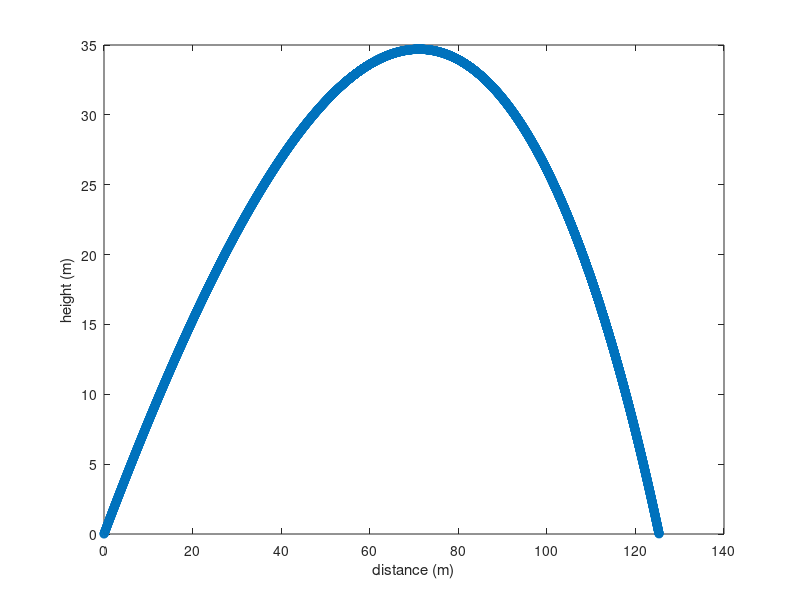

Reproduce this figure in MATLAB.
clear;
format compact;    % type "help format" to learn what this does

g=9.8;             % acceleration due to gravity
speed=50;          % initial speed is 50 m/s
angle=40;          % beware of radians vs degrees for trig functions

h=0.001;      % timestep of 0.001 second
pos=[0 0];  % start at the origin
vel=speed*[cosd(angle) sind(angle)];

rho=1.2; % density of air in kg/m^3
m=0.145; % kg
r=0.037; % m
A=pi*r^2; % m^2
C_d=0.35;

dragParam=-0.5*C_d*rho*A/m;

i=0;
while pos(2)>=0
  i=i+1;
  x(i)=pos(1);
  y(i)=pos(2);

  % Calculating the magnitude of the velocity
  magVel=norm(vel);

  % Calculating the drag force
  %dragForce=-0.5*C_d*rho*A*magVel*vel;

  % Calculating the drag acceleration
  %dragAccel=dragForce/m;
  dragAccel=dragParam*magVel*vel;

  % Total acceleration
  accel=dragAccel + [0 -g];

  % Midpoint method (+0.5*h^2*accel)
  % Euler method
  pos=pos + h*vel + 0.5*h^2*accel;
  vel=vel + h*accel;
end

% plot the trajectory as points connected by lines
plot(x,y,'o-')
xlabel('distance (m)')
ylabel('height (m)')

% linear interpolation to estimate the range of the projectile
slope=(pos(2)-y(end))/(pos(1)-x(end));
range=x(end)-y(end)/slope;
disp('Range')
disp(range)
%disp('True Range')
%disp(speed^2*sind(2*angle)/g)
